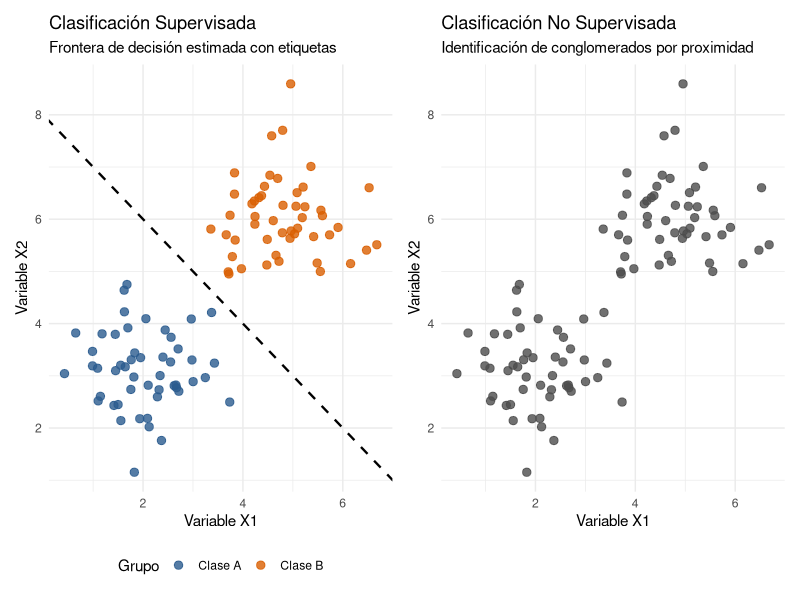

R code for this plot:
## ---- chunk 1
library(ggplot2)
library(patchwork)

# Generación de datos sintéticos bivariados
set.seed(123)
n <- 50
clase_A <- data.frame(X1 = rnorm(n, mean = 2, sd = 0.8), X2 = rnorm(n, mean = 3, sd = 0.8), Grupo = "Clase A")
clase_B <- data.frame(X1 = rnorm(n, mean = 5, sd = 0.8), X2 = rnorm(n, mean = 6, sd = 0.8), Grupo = "Clase B")
datos_sim <- rbind(clase_A, clase_B)

# 1. Gráfico Supervisado (Etiquetas conocidas)
p_supervisado <- ggplot(datos_sim, aes(x = X1, y = X2, color = Grupo)) +
  geom_point(size = 2.5, alpha = 0.8) +
  geom_abline(intercept = 8, slope = -1, linetype = "dashed", color = "black", linewidth = 0.8) +
  scale_color_manual(values = c("Clase A" = "#2b5c8f", "Clase B" = "#d95f02")) +
  labs(title = "Clasificación Supervisada",
       subtitle = "Frontera de decisión estimada con etiquetas",
       x = "Variable X1", y = "Variable X2") +
  theme_minimal() +
  theme(legend.position = "bottom")

# 2. Gráfico No Supervisado (Sin etiquetas previas)
p_nosupervisado <- ggplot(datos_sim, aes(x = X1, y = X2)) +
  geom_point(size = 2.5, color = "grey30", alpha = 0.8) +
  labs(title = "Clasificación No Supervisada",
       subtitle = "Identificación de conglomerados por proximidad",
       x = "Variable X1", y = "Variable X2") +
  theme_minimal()

# Despliegue lado a lado con patchwork
p_supervisado + p_nosupervisado
## ---- chunk 2
library(knitr)

# Seleccionar 3 vehículos contrastantes
autos <- mtcars[c("Mazda RX4", "Maserati Bora", "Fiat 128"), c("mpg", "hp", "wt")]

# 1. Distancia Euclidiana (Sin estandarizar)
d_euclidea <- as.matrix(dist(autos, method = "euclidean"))

# 2. Distancia Euclidiana Estandarizada (Z-score)
autos_z <- scale(autos)
d_euclidea_z <- as.matrix(dist(autos_z, method = "euclidean"))

# 3. Distancia Manhattan
d_manhattan <- as.matrix(dist(autos_z, method = "manhattan"))

# 4. Distancia de Mahalanobis
S <- cov(mtcars[, c("mpg", "hp", "wt")]) # Matriz de covarianza global
d_mah <- matrix(0, nrow = 3, ncol = 3, dimnames = list(rownames(autos), rownames(autos)))

for (i in 1:3) {
  for (j in 1:3) {
    diff_vec <- as.numeric(autos[i, ] - autos[j, ])
    d_mah[i, j] <- sqrt(t(diff_vec) %*% solve(S) %*% diff_vec)
  }
}

kable(d_euclidea, digits = 2, caption = "Tabla 1.1: Distancia Euclidiana sin estandarizar (Domina la variable 'hp')")
kable(d_euclidea_z, digits = 2, caption = "Tabla 1.2: Distancia Euclidiana Estandarizada (Z-score)")
kable(d_mah, digits = 2, caption = "Tabla 1.3: Distancia de Mahalanobis (Ajustada por covarianza)")
## ---- chunk 3
library(knitr)
library(vegan)

# Matriz de datos binarios (3 especímenes, 8 marcadores)
datos_binarios <- matrix(
  c(1, 1, 0, 0, 0, 1, 0, 1,   # Especimen A
    1, 0, 1, 0, 0, 1, 0, 0,   # Especimen B
    0, 0, 0, 0, 0, 1, 0, 0),  # Especimen C
  nrow = 3, byrow = TRUE,
  dimnames = list(c("Esp_A", "Esp_B", "Esp_C"), paste0("M", 1:8))
)

# Visualización de la matriz de entrada
kable(datos_binarios, caption = "Presencia y ausencia de marcadores por espécimen")

# Función interna para calcular la matriz de contingencia 2x2
calcular_contingencia_binaria <- function(x, y) {
  a <- sum(x == 1 & y == 1)
  b <- sum(x == 1 & y == 0)
  c <- sum(x == 0 & y == 1)
  d <- sum(x == 0 & y == 0)
  
  s_smc <- (a + d) / (a + b + c + d)
  s_jaccard <- a / (a + b + c)
  s_dice <- (2 * a) / (2 * a + b + c)
  
  return(c(a = a, b = b, c = c, d = d, 
           SMC = s_smc, Jaccard = s_jaccard, Dice = s_dice))
}

# Comparación entre Espécimen A y Espécimen B
res_AB <- calcular_contingencia_binaria(datos_binarios["Esp_A", ], datos_binarios["Esp_B", ])

# Comparación entre Espécimen B y Espécimen C
res_BC <- calcular_contingencia_binaria(datos_binarios["Esp_B", ], datos_binarios["Esp_C", ])

# Tabla comparativa de coeficientes
tabla_coeficientes <- rbind(A_vs_B = res_AB, B_vs_C = res_BC)
kable(tabla_coeficientes, digits = 3, caption = "Métricas de coincidencia y coeficientes de similitud calculados")
## ---- chunk 4
library(knitr)
library(cluster)

# 1. Construcción de una base de datos con tipos de variables mixtas
df_clientes <- data.frame(
  Edad = c(25, 45, 26),                             # Continua
  Ingreso_Anual = c(28000, 85000, 29500),           # Continua
  Nivel_Estudios = factor(c("Grado", "Posgrado", "Grado"), 
                          levels = c("Secundaria", "Grado", "Posgrado"), 
                          ordered = TRUE),          # Ordinal
  Suscrito = factor(c("Sí", "No", "Sí"))            # Nominal/Binaria
)

rownames(df_clientes) <- c("Cliente_A", "Cliente_B", "Cliente_C")

# Mostrar el data frame
kable(df_clientes, caption = "Conjunto de datos con variables de naturaleza mixta")

# 2. Computar la matriz de disimilitud de Gower
matriz_gower <- daisy(df_clientes, metric = "gower")

# Convertir a matriz estándar para visualización
matriz_gower_mat <- as.matrix(matriz_gower)

# Formatear la tabla para el libro
kable(matriz_gower_mat, digits = 3, caption = "Matriz de Disimilitud de Gower d_G(i, j)")
